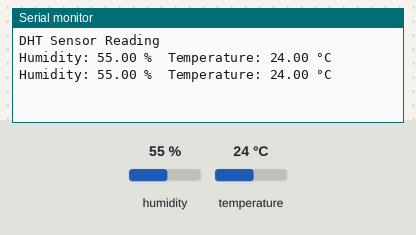
A sketch run on a simulated ESP8266 (NodeMCU). On the bench: the last lines printed to the serial monitor. Inputs (shaded band) come from the test bench; at power-on: humidity 55 %, temperature 24 °C.

Above: at 4.8 s.
4.9 s: humidity set to 22 %
At 7.2 s:
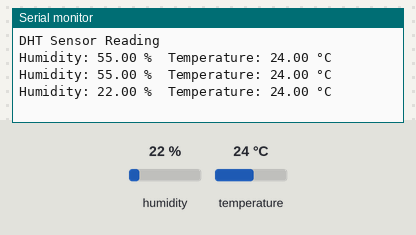
7.9 s: temperature set to 12 °C
At 8.9 s:
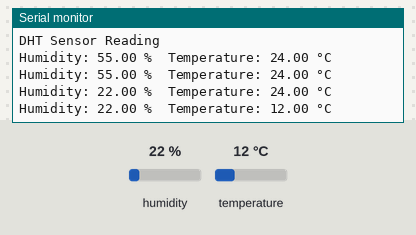
10.9 s: humidity set to 40 %
At 12.4 s:
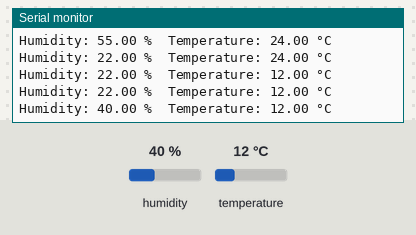
Timing chart, 0 to 13.9 s (numbered marks = the images above; inputs shaded):
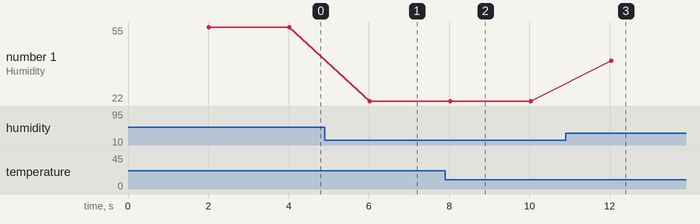

The sketch:

lab_02.ino
```cpp
#include <Adafruit_Sensor.h>
#include <DHT.h>
#include <DHT_U.h>

#define DHTPIN D5           //  Data pin connected to the sensor (GPIO2)
#define DHTTYPE DHT22       //  As we are using DHT22 sensor

DHT dht(DHTPIN, DHTTYPE);

void setup() {
  Serial.begin(115200);
  Serial.println("DHT Sensor Reading");
  dht.begin();
}

void loop() {
  // wait for 2 seconds between measurments.
  delay(2000);

  // Reading Temperature and Humidity  values.
  float humidity = dht.readHumidity();
  float temperature = dht.readTemperature();  //  Temperature is in Celsius

  //  Check if any read failed and exit early (to try again).
  if (isnan(humidity) || isnan(temperature)){
    Serial.println("Failed to read form DHT sensor!");
    return;
  }

  //  Print the readings to the serial Monitor.
  Serial.print("Humidity: ");
  Serial.print(humidity);
  Serial.print(" %\t");
  Serial.print("Temperature: ");
  Serial.print(temperature);
  Serial.print(" °C");
  Serial.print("\n");
}
```

Measured:
- after the input at 4.9 s, the serial monitor: prints a new line after 1.1 s (image 1)
- after the input at 7.9 s, the serial monitor: prints a new line after 0.12 s (image 2)
- after the input at 10.9 s, the serial monitor: prints a new line after 1.1 s (image 3)
- plotted number 1: 55 → 22 after the input at 4.9 s, 22 → 40 after the input at 10.9 s
